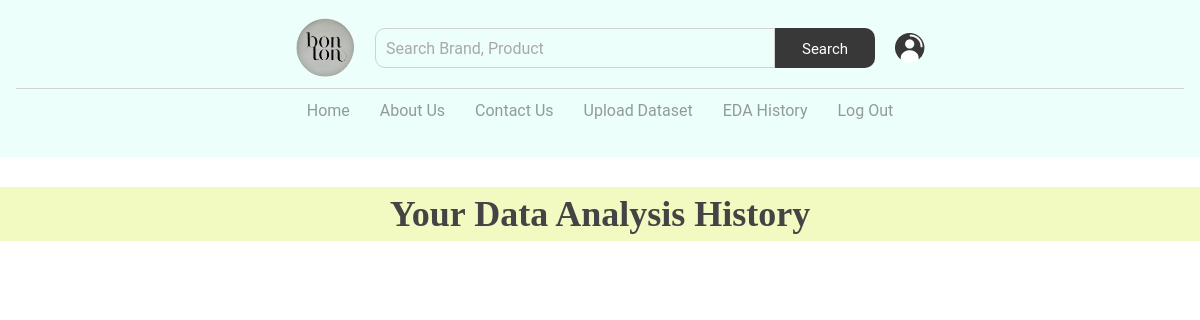
Before: /data/history/ (signed in) with the older database file.
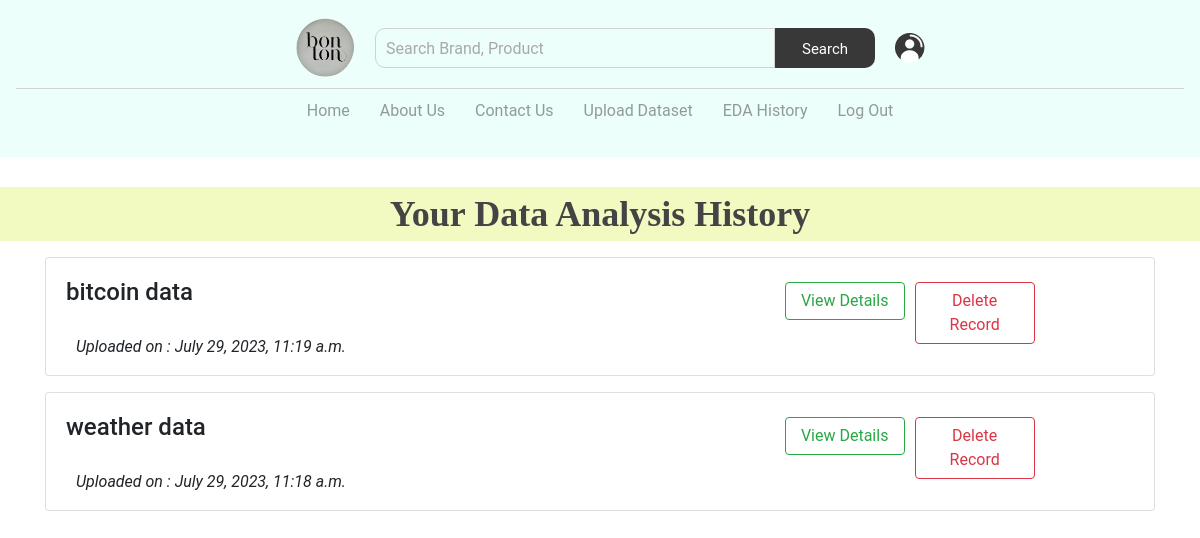
After: the same page with the newer database file.
### EDA/models.py (models this page shows, shortened)
class Dataset(models.Model):
    dataset_id = models.AutoField(primary_key=True)
    user = models.ForeignKey(settings.AUTH_USER_MODEL, on_delete=models.CASCADE)
    dataset_name = models.CharField(max_length=100)
    uploaded_file = models.FileField(upload_to='datasets/')
    uploaded_date = models.DateTimeField(auto_now_add=True)

### EDA/views.py (the view)
# urls.py: path('history/',History,name="history"),
@login_required(login_url='login')
def History(request):
    datasets = Dataset.objects.filter(user = request.user)[::-1]
    context = {
        'datasets':datasets,
    }
    return render(request, 'analysis/history.html',context)

### templates/analysis/history.html (shortened to what this page needs)
{% extends 'base.html' %}
{% load static %}
{% block content %}
<div class="heading">
    <p class="order-successful-text"> Your Data Analysis History </p>
</div>
{% for data in datasets %}
<div class="container">
    <div class="card m-3 mx-auto" style="width: 100%;">
        <div class="row no-gutters">
            <div class="col-md-8">
                <div class="card-body">
                    <h4>{{data.dataset_name}}</h4>
                </div>
                <p style="margin-left: 30px; margin-top: 0;"><i> Uploaded on : {{data.uploaded_date}}</i></p>
            </div>
            <div class="col-md-4 d-flex my-4">
                <button type="button" class="btn btn-outline-success" style="width: 10vw; height: max-content;">View
                    Details</button>
                <button type="button" class="btn btn-outline-danger"
                    style="width: 10vw; margin-left: 10px; margin-right: 20px; height: max-content;">Delete
                    Record</button>
            </div>
        </div>
    </div>
</div>
{% endfor %}
{% endblock %}

### templates/base.html (shortened to what this page needs)
<!DOCTYPE html>
<html lang="en">
{% load static %}
<head>
  <link href="https://cdn.jsdelivr.net/npm/bootstrap@5.3.0/dist/css/bootstrap.min.css" rel="stylesheet"
 />
  <link rel="stylesheet" href="https://cdnjs.cloudflare.com/ajax/libs/OwlCarousel2/2.3.4/assets/owl.carousel.min.css"
 />
  <link rel="stylesheet"
    href="https://cdnjs.cloudflare.com/ajax/libs/OwlCarousel2/2.3.4/assets/owl.theme.default.min.css"
 />
  <link rel="stylesheet" href="https://stackpath.bootstrapcdn.com/bootstrap/4.5.2/css/bootstrap.min.css">
</head>
<body>
  {%include 'header.html'%}
  {%block content%} {%endblock%}
</body>
</html>

### templates/header.html (shortened to what this page needs)
{% load static %}
<nav class="navbar">
    <div class="nav" style="display: flex; margin: auto;">
        <div class="logo mx-3" style="float: left;">
            <img src="{% static 'logo.png' %}" class="brand-logo" alt="">
        </div>
        <div class="nav-items" style="float: right;">
            <form role="search" method="get" action="/search">
                <div class="search">
                    <input type="search" class="search-box" placeholder="search brand, product" aria-label="Search"
                        name="query" id="query">
                    <button class="search-btn" type="submit">search</button>
                </div>
            </form>
            {% if user.is_authenticated %}
            <a href="/profile"><img src="{% static 'img/user.png' %}" alt=""></a>
            {% else %}
            <li class="link-item"><a href="/users/signup" class="link"
                    style="font-size: medium; font-weight: bold;">Sign Up</a></li>
            <li class="link-item"><a href="/users/login" class="link"
                    style="font-size: medium; font-weight: bolder;">Log In</a></li>
            {% endif %}
        </div>
    </div>
    <ul class="links-container">
        <li class="link-item"><a href="/" class="link">Home</a></li>
        <li class="link-item"><a href="/about" class="link">About Us</a></li>
        <li class="link-item"><a href="/contact" class="link">Contact Us</a></li>
        <li class="link-item"><a href="/data/uploadfile" class="link">Upload Dataset</a></li>
        <li class="link-item"><a href="/data/history" class="link">EDA History</a></li>
        {% if user.is_authenticated %}
        <li class="link-item"><a href="/users/logout" class="link">Log Out</a></li>
        {% else %}
        <li class="link-item"><a href="" class="link"> none</a></li>
        {% endif %}
    </ul>
</nav>

### templates/footer.html (shortened to what this page needs)
    {% load static %}

### templates/analysis/history.html (style rules this page uses)
.order-successful-text { font-family: Oswald; font-size: 2.25em; font-weight: bold; color: #444444; text-align: center; background-color: #f3fac1; }
.heading { margin-top: 30px; }

### templates/header.html (style rules this page uses)
* { margin: 0; padding: 0; box-sizing: border-box; font-family: 'roboto', sans-serif; }
.navbar { position: sticky; top: 0; left: 0; width: 100%; background: #edfffa; z-index: 9; }
.nav { padding: 10px 10vw; display: flex; justify-content: space-between; }
.brand-logo { height: 60px; }
.nav-items { display: flex; align-items: center; }
.search { width: 500px; display: flex; }
.search-box { width: 80%; height: 40px; padding: 10px; border-top-left-radius: 10px; border-bottom-left-radius: 10px; border: 1px solid #d1d1d1; text-transform: capitalize; background: none; color: #a9a9a9; outline: none; }
.search-btn { width: 20%; height: 40px; padding: 10px 20px; border: none; outline: none; cursor: pointer; background: #383838; color: #fff; text-transform: capitalize; font-size: 15px; border-top-right-radius: 10px; border-bottom-right-radius: 10px; }
.search-box::placeholder { color: #a9a9a9; }
.nav-items a { margin-left: 20px; }
.nav-items a img { width: 30px; }
.links-container { width: 100%; display: flex; padding: 10px 10vw; justify-content: center; list-style: none; border-top: 1px solid #d1d1d1; }
.link { text-transform: capitalize; padding: 0 10px; margin: 0 5px; text-decoration: none; color: #383838; opacity: 0.5; transition: .5s; }

Changed rows visible on the page:
added Dataset: dataset_name "bitcoin data", uploaded_date "July 29, 2023, 11:19 a.m."
added Dataset: dataset_name "weather data", uploaded_date "July 29, 2023, 11:18 a.m."
